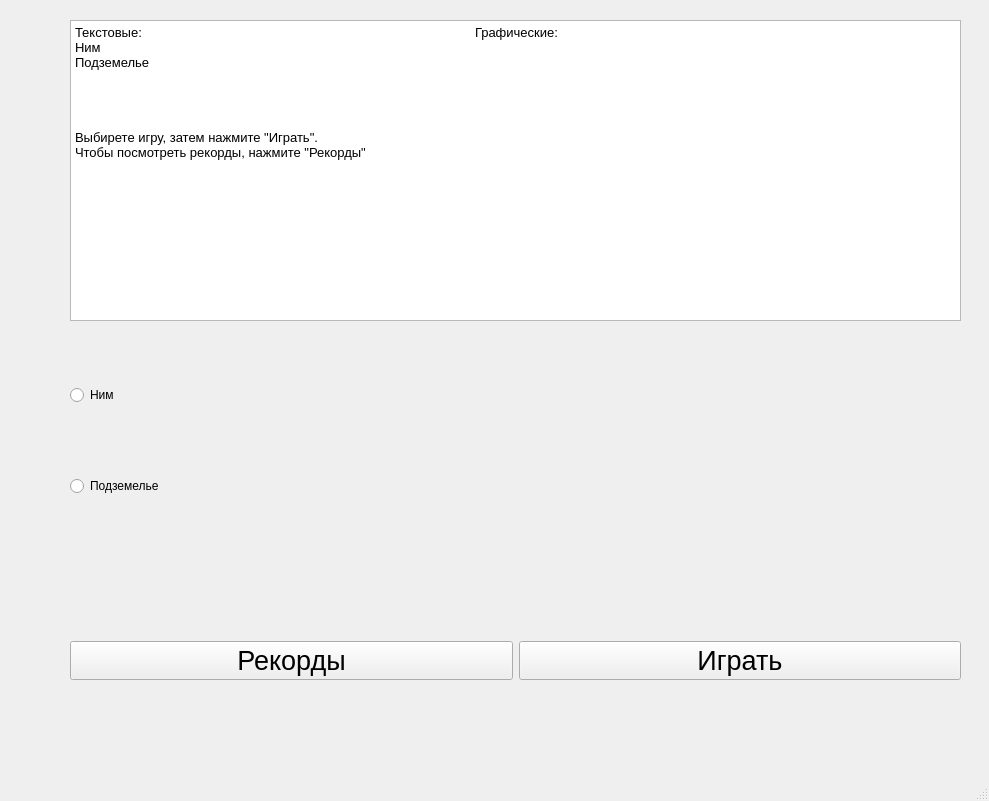
<?xml version="1.0" encoding="UTF-8"?>
<ui version="4.0">
 <class>MainWindow</class>
 <widget class="QMainWindow" name="MainWindow">
  <property name="geometry">
   <rect>
    <x>0</x>
    <y>0</y>
    <width>989</width>
    <height>801</height>
   </rect>
  </property>
  <property name="windowTitle">
   <string>Python game antology</string>
  </property>
  <widget class="QWidget" name="centralwidget">
   <widget class="QTextBrowser" name="List_of_game">
    <property name="enabled">
     <bool>true</bool>
    </property>
    <property name="geometry">
     <rect>
      <x>70</x>
      <y>20</y>
      <width>891</width>
      <height>301</height>
     </rect>
    </property>
    <property name="html">
     <string>&lt;!DOCTYPE HTML PUBLIC &quot;-//W3C//DTD HTML 4.0//EN&quot; &quot;http://www.w3.org/TR/REC-html40/strict.dtd&quot;&gt;
&lt;html&gt;&lt;head&gt;&lt;meta name=&quot;qrichtext&quot; content=&quot;1&quot; /&gt;&lt;style type=&quot;text/css&quot;&gt;
p, li { white-space: pre-wrap; }
&lt;/style&gt;&lt;/head&gt;&lt;body style=&quot; font-family:'MS Shell Dlg 2'; font-size:7.8pt; font-weight:400; font-style:normal;&quot;&gt;
&lt;p style=&quot; margin-top:0px; margin-bottom:0px; margin-left:0px; margin-right:0px; -qt-block-indent:0; text-indent:0px;&quot;&gt;&lt;span style=&quot; font-size:10pt;&quot;&gt;Текстовые:					Графические:&lt;/span&gt;&lt;/p&gt;
&lt;p style=&quot; margin-top:0px; margin-bottom:0px; margin-left:0px; margin-right:0px; -qt-block-indent:0; text-indent:0px;&quot;&gt;&lt;span style=&quot; font-size:10pt;&quot;&gt;Ним&lt;br /&gt;Подземелье&lt;/span&gt;&lt;/p&gt;
&lt;p style=&quot;-qt-paragraph-type:empty; margin-top:0px; margin-bottom:0px; margin-left:0px; margin-right:0px; -qt-block-indent:0; text-indent:0px; font-size:10pt;&quot;&gt;&lt;br /&gt;&lt;/p&gt;
&lt;p style=&quot;-qt-paragraph-type:empty; margin-top:0px; margin-bottom:0px; margin-left:0px; margin-right:0px; -qt-block-indent:0; text-indent:0px; font-size:10pt;&quot;&gt;&lt;br /&gt;&lt;/p&gt;
&lt;p style=&quot;-qt-paragraph-type:empty; margin-top:0px; margin-bottom:0px; margin-left:0px; margin-right:0px; -qt-block-indent:0; text-indent:0px; font-size:10pt;&quot;&gt;&lt;br /&gt;&lt;/p&gt;
&lt;p style=&quot;-qt-paragraph-type:empty; margin-top:0px; margin-bottom:0px; margin-left:0px; margin-right:0px; -qt-block-indent:0; text-indent:0px; font-size:10pt;&quot;&gt;&lt;br /&gt;&lt;/p&gt;
&lt;p style=&quot; margin-top:0px; margin-bottom:0px; margin-left:0px; margin-right:0px; -qt-block-indent:0; text-indent:0px;&quot;&gt;&lt;span style=&quot; font-size:10pt;&quot;&gt;Выбирете игру, затем нажмите &amp;quot;Играть&amp;quot;.&lt;br /&gt;Чтобы посмотреть рекорды, нажмите &amp;quot;Рекорды&amp;quot;&lt;/span&gt;&lt;/p&gt;&lt;/body&gt;&lt;/html&gt;</string>
    </property>
   </widget>
   <widget class="QWidget" name="gridLayoutWidget">
    <property name="geometry">
     <rect>
      <x>70</x>
      <y>320</y>
      <width>891</width>
      <height>241</height>
     </rect>
    </property>
    <layout class="QGridLayout" name="gridLayout">
     <item row="1" column="0">
      <widget class="QRadioButton" name="radioButton_2">
       <property name="text">
        <string>Подземелье</string>
       </property>
       <attribute name="buttonGroup">
        <string notr="true">Games</string>
       </attribute>
      </widget>
     </item>
     <item row="0" column="0">
      <widget class="QRadioButton" name="Nim">
       <property name="text">
        <string>Ним</string>
       </property>
       <attribute name="buttonGroup">
        <string notr="true">Games</string>
       </attribute>
      </widget>
     </item>
    </layout>
   </widget>
   <widget class="QWidget" name="horizontalLayoutWidget">
    <property name="geometry">
     <rect>
      <x>70</x>
      <y>580</y>
      <width>891</width>
      <height>161</height>
     </rect>
    </property>
    <layout class="QHBoxLayout" name="horizontalLayout">
     <item>
      <widget class="QPushButton" name="Records">
       <property name="font">
        <font>
         <pointsize>20</pointsize>
        </font>
       </property>
       <property name="text">
        <string>Рекорды</string>
       </property>
      </widget>
     </item>
     <item>
      <widget class="QPushButton" name="Start_game">
       <property name="font">
        <font>
         <pointsize>20</pointsize>
        </font>
       </property>
       <property name="text">
        <string>Играть</string>
       </property>
      </widget>
     </item>
    </layout>
   </widget>
  </widget>
  <widget class="QStatusBar" name="statusbar"/>
  <widget class="QMenuBar" name="menubar">
   <property name="geometry">
    <rect>
     <x>0</x>
     <y>0</y>
     <width>989</width>
     <height>26</height>
    </rect>
   </property>
  </widget>
 </widget>
 <resources/>
 <connections/>
 <buttongroups>
  <buttongroup name="Games"/>
 </buttongroups>
</ui>
